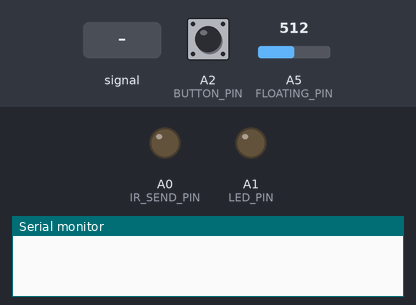
The sketch below on a simulated Teensy 4. Shown: output pins drawn as LEDs (lit = HIGH), the last lines printed to the serial monitor. Dashed ring = blinking. Inputs (shaded band) come from the test bench; at power-on: A2 (BUTTON_PIN) HIGH, A5 (FLOATING_PIN) = 512. Random numbers use the default seed unless the sketch sets one.

Above: at 0.8 s.
0.9 s: A5 (FLOATING_PIN) fed a 200 Hz sine of ±81 counts around its level
At 1.7 s:
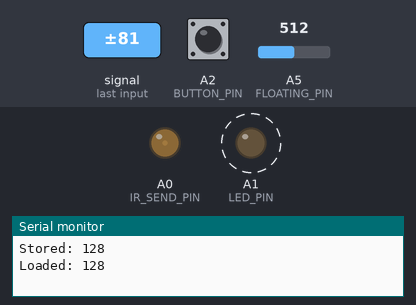
3.9 s: A2 (BUTTON_PIN) pulled LOW for 0.15 s
6.9 s: A2 (BUTTON_PIN) pulled LOW for 3.2 s
At 10.3 s:
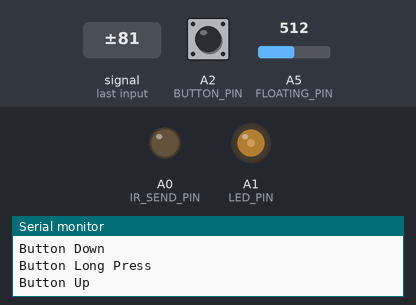
Timing chart, 0 to 11.8 s (numbered marks = the images above; inputs shaded):
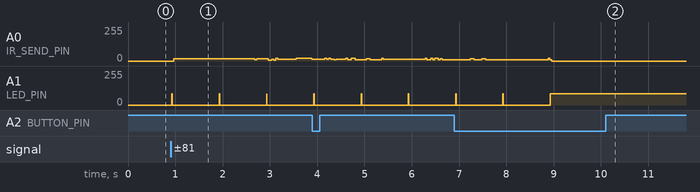

The sketch:

OpenLapTransponder.ino
```cpp
#include <Arduino.h>
#include <EEPROM.h>
#include "digitalWriteFast.h"

#include "OpenLapTinySender.hpp"

#if defined(__AVR_ATtiny85__)
#define NO_SERIAL

/*Physical pin layout for PDIP/SOIC packages
 *          +-------+
 *   PB5 - 1|       |8 - VCC
 *   PB3 - 2|       |7 - PB2
 *   PB4 - 3|       |6 - PB1
 *   GND - 4|       |5 - PB0
 *          +-------+
 */

#define PDIP_PIN1 PIN_PB5  // Generally do not use.  Usually set as reset pin.
#define PDIP_PIN2 PIN_PB3
#define PDIP_PIN3 PIN_PB4
#define PDIP_PIN5 PIN_PB0
#define PDIP_PIN6 PIN_PB1
#define PDIP_PIN7 PIN_PB2

#define FLOATING_PIN                PDIP_PIN5
#define IR_SEND_PIN                 PDIP_PIN2
#define LED_PIN                     PDIP_PIN3
#define BUTTON_PIN                  PDIP_PIN7

#else

#define FLOATING_PIN                PIN_A5
#define IR_SEND_PIN                 PIN_A0
#define LED_PIN                     PIN_A1
#define BUTTON_PIN                  PIN_A2

#endif

// LED timings
#define LED_ON_PERIOD               10
#define LED_OFF_PERIOD              990

#define LED_LEVEL                   85

// IR Send Repeat Delays
#define MIN_REPEAT_DELAY            8
#define MAX_REPEAT_DELAY            24

#define BTN_DOWN                    LOW
#define BTN_UP                      HIGH

#define BTN_DEBOUNCE_PERIOD         25
#define LONG_PRESS_TIME             2000
#define BTN_INACTIVITY_TIMEOUT      10000

// Transponder operation modes
#define NORMAL_MODE                 0
#define PROGRAM_HUNDREDS_MODE       1
#define PROGRAM_TENS_MODE           2
#define PROGRAM_ONES_MODE           3

#define RESET_CLICKS                10
#define REPEAT_CLICK_TIME           500

//#define CLEAR_EEPROM

uint8_t operationMode = NORMAL_MODE;

/*
* Transponder IDs are 0 through 999 (inclusive)
*/
uint16_t transponderId = 0;
uint16_t precalculatedTransponderId = 0;
uint16_t tempTransponderId = 0;
uint32_t nextTransponderTransmitTime = 0;

uint32_t debounceEndTime = 0;

uint32_t buttonState = BTN_UP;
uint32_t lastButtonPressTime = 0; // The last time the button transitioned to BTN_DOWN
uint32_t lastButtonUpTime = 0;
uint32_t lastClickTime = 0;
uint8_t  repeatClickCount = 0;
bool waitingForLongPressToRelease = false; // true after a long press has been detected and the button is still being held down

uint8_t ledState = LOW;
uint32_t nextLEDTime = 0;

uint16_t generateRandomTransponderId(){
  uint16_t val = 0;
  for(int i = 0; i < 16; i++){
    uint8_t bit1 = analogRead(FLOATING_PIN);
    delayMicroseconds(256);
    uint8_t bit2 = analogRead(FLOATING_PIN);

    bit1 &= 0x1;
    bit2 &= 0x1;

    if(bit1 != bit2){
      val |= ((uint16_t)bit1) << i;
    }
    else{
      i--;
    }
    delayMicroseconds(256);
  }

  return val % 1000;
}

void loadTransponderId()
{
  transponderId = (EEPROM[0] << 8) | EEPROM[1];

  if(crc4(transponderId) != 0)
  {
    transponderId = generateRandomTransponderId();
    storeTransponderId();
  }
  else
  {
    precalculatedTransponderId = transponderId;
    transponderId >>= 4;
  }

  if(transponderId >= 1000)
  {
    transponderId = generateRandomTransponderId();
    storeTransponderId();
  }

#if !defined(NO_SERIAL)
  Serial.print("Loaded: ");
  Serial.println(transponderId, DEC);
#endif
}

void storeTransponderId()
{
  precalculatedTransponderId = (transponderId << 4) | (crc4(transponderId));

  EEPROM[0] = (uint8_t) (precalculatedTransponderId >> 8);
  EEPROM[1] = (uint8_t) (precalculatedTransponderId & 0xff);

#if !defined(NO_SERIAL)
  Serial.print("Stored: ");
  Serial.println(transponderId, DEC);
#endif
}

void setup() {
#if !defined(NO_SERIAL)
  Serial.begin(9600);
#endif

#if defined(CLEAR_EEPROM)
  EEPROM[0] = 0xff;
  EEPROM[1] = 0xff;
#endif

  loadTransponderId();
  pinMode(BUTTON_PIN, INPUT_PULLUP);
  pinMode(LED_PIN, OUTPUT);
}

void ledOn()
{
  //digitalWriteFast(LED_PIN, HIGH);
  analogWrite(LED_PIN, LED_LEVEL);
  ledState = HIGH;
}

void ledOff()
{
  //digitalWriteFast(LED_PIN, LOW);
  analogWrite(LED_PIN, 0);
  ledState = LOW;
}

void processLED(uint32_t now)
{
  switch(operationMode)
  {
    case NORMAL_MODE:
    // In normal mode, just blink
      if(ledState == LOW)
      {
        if(now >= nextLEDTime)
        {
          ledOn();
          nextLEDTime = now + LED_ON_PERIOD;
        }
      }
      else
      {
        if(now >= nextLEDTime)
        {
          ledOff();
          nextLEDTime = now + LED_OFF_PERIOD;
        }
      }
      break;
    case PROGRAM_HUNDREDS_MODE:
    case PROGRAM_TENS_MODE:
    case PROGRAM_ONES_MODE:
    // While in program mode, keep the LED on
    // except while the button is pressed.
    // Also turn back on after a long press
    // has completed
      if(ledState == LOW)
      {
        if(buttonState == BTN_UP || waitingForLongPressToRelease)
        {
          ledOn();
        }
      }
      else
      {
        if(buttonState == BTN_DOWN && !waitingForLongPressToRelease)
        {
          ledOff();
        }
      }

      break;
  }
}

void sendTransponderID(uint32_t now)
{
  if(operationMode == NORMAL_MODE && now >= nextTransponderTransmitTime)
  {
    sendOpenLap(IR_SEND_PIN, precalculatedTransponderId, true);
    nextTransponderTransmitTime = now + random(MIN_REPEAT_DELAY, MAX_REPEAT_DELAY);
  }
}

void setRandomTransponderId(){
  transponderId = generateRandomTransponderId();
  storeTransponderId();

  for(int i = 0; i < 20; i++)
  {
    ledOn();
    delay(20);
    ledOff();
    delay(40);
  }
}

void handleButtonClick(uint32_t now)
{
  switch(operationMode)
  {
    case NORMAL_MODE:
      if(now - lastClickTime <= REPEAT_CLICK_TIME){
        repeatClickCount++;
        if(repeatClickCount >= RESET_CLICKS)
        {
          setRandomTransponderId();
          repeatClickCount = 0;
        }
      }
      else{
        repeatClickCount = 1;
      }

      lastClickTime = now;
      break;
    case PROGRAM_HUNDREDS_MODE:
      if(tempTransponderId % 1000 == 900)
      {
        tempTransponderId -= 900;
      }
      else
      {
        tempTransponderId += 100;
      }
      break;
    case PROGRAM_TENS_MODE:
      if(tempTransponderId % 100 == 90)
      {
        tempTransponderId -= 90;
      }
      else
      {
        tempTransponderId += 10;
      }
      break;
    case PROGRAM_ONES_MODE:
      if(tempTransponderId % 10 == 9)
      {
        tempTransponderId -= 9;
      }
      else
      {
        tempTransponderId += 1;
      }
      break;
  }
}

void handleButtonLongPress()
{
  switch(operationMode)
  {
    case NORMAL_MODE:
      operationMode = PROGRAM_HUNDREDS_MODE;
      tempTransponderId = 0;
      break;
    case PROGRAM_HUNDREDS_MODE:
      operationMode = PROGRAM_TENS_MODE;
      break;
    case PROGRAM_TENS_MODE:
      operationMode = PROGRAM_ONES_MODE;
      break;
    case PROGRAM_ONES_MODE:
      transponderId = tempTransponderId;
      storeTransponderId();
      operationMode = NORMAL_MODE;
      break;
  }
}

void handleButtonInactivity()
{
    if(operationMode != NORMAL_MODE)
    {
      // just go back to normal mode
      operationMode = NORMAL_MODE;
    }
}

void processButtonState(uint32_t now)
{
  if(debounceEndTime != 0 && now < debounceEndTime)
  {
    return;
  }

  uint8_t newButtonState = digitalReadFast(BUTTON_PIN);

  if(newButtonState != buttonState && debounceEndTime == 0)
  {
      debounceEndTime = now + BTN_DEBOUNCE_PERIOD;
      return;
  }
  else
  {
    debounceEndTime = 0;
  }

  if(newButtonState != buttonState)
  {
    if(newButtonState == BTN_DOWN)
    {
      // button was pressed
      lastButtonPressTime = now;
#if !defined(NO_SERIAL)
      Serial.println("Button Down");
#endif
    }
    else
    {
#if !defined(NO_SERIAL)
      Serial.println("Button Up");
#endif

      // button was released
      waitingForLongPressToRelease = false;
      lastButtonUpTime = now;

      // only process a 'click' if this wasn't a release of a long press
      if(now - lastButtonPressTime < LONG_PRESS_TIME)
      {
#if !defined(NO_SERIAL)
        Serial.println("Button Click");
#endif
        handleButtonClick(now);
      }
    }

    buttonState = newButtonState;
  }
  else if(newButtonState == BTN_DOWN)
  {
    // button is still being held
    if(!waitingForLongPressToRelease && now - lastButtonPressTime >= LONG_PRESS_TIME)
    {
#if !defined(NO_SERIAL)
      Serial.println("Button Long Press");
#endif
      handleButtonLongPress();
      waitingForLongPressToRelease = true;
    }
  }
  else
  {
    // button hasn't been pressed in a while
    if(now - lastButtonUpTime >= BTN_INACTIVITY_TIMEOUT)
    {
      handleButtonInactivity();
    }
  }
}

void loop()
{
  uint32_t now = millis();

  processButtonState(now);
  processLED(now);
  sendTransponderID(now);
}
```

OpenLapTinyIR.h
```cpp
#ifndef _OPENLAP_TINY_IR_H
#define _OPENLAP_TINY_IR_H

#include <Arduino.h>
/*
 * Designed for Vishay TSOP38338 (https://www.vishay.com/docs/81743/tsop381.pdf)
 *
 * Based on Philips RC-MM protocol (https://www.sbprojects.net/knowledge/ir/rcmm.php)
 *
 * 14 bits (10 data + 4 bit CRC)
 * Message is encoded 2 bits at a time resulting in variable length
 * Best and worst case times (theoretical):
 *       HEADER + GAP +  MARK + CRUMB  + STOP MARK
 *   Best = 364 + 260 + 7(182 + 260  ) + 182        =  3.900 ms
 *   Worst= 364 + 260 + 7(182 + 806  ) + 182        =  7.722 ms
 *
 */

#define RCLT_BITS                 14
#define RCLT_CRUMB_MARK           182                                 // 7 cycles at 38 khz. Going down to 6 does work, but is not as reliable.
#define RCLT_HEADER               (2*RCLT_CRUMB_MARK)
#define RCLT_GAP                  260                                 // 10 cycles
#define RCLT_00                   260
#define RCLT_01                   (RCLT_00 + RCLT_CRUMB_MARK)
#define RCLT_10                   (RCLT_00 + 2 * RCLT_CRUMB_MARK)
#define RCLT_11                   (RCLT_00 + 3 * RCLT_CRUMB_MARK)
#define RCLT_TIMEOUT              (RCLT_00 + 4 * RCLT_CRUMB_MARK)

extern void handleReceivedOpenLapIRData(uint16_t aCommand);

#if !defined(MICROS_IN_ONE_SECOND)
#define MICROS_IN_ONE_SECOND 1000000L
#endif

#if !defined(MICROS_IN_ONE_MILLI)
#define MICROS_IN_ONE_MILLI 1000L
#endif

/*
 * Macros for comparing timing values
 */
#define crumbLower(aDuration)   (aDuration-(RCLT_CRUMB_MARK/2))
#define crumbUpper(aDuration)   (aDuration+(RCLT_CRUMB_MARK/2))

#define lowerValue25Percent(aDuration)   (aDuration - (aDuration / 4))
#define upperValue25Percent(aDuration)   (aDuration + (aDuration / 4))
#define lowerValue50Percent(aDuration)   (aDuration / 2) // (aDuration - (aDuration / 2))
#define upperValue50Percent(aDuration)   (aDuration + (aDuration / 2))

/*
 * The states for the state machine
 */
#define IR_RECEIVER_STATE_WAITING_FOR_START_MARK        0
#define IR_RECEIVER_STATE_WAITING_FOR_START_SPACE       1
#define IR_RECEIVER_STATE_WAITING_FOR_FIRST_DATA_MARK   2
#define IR_RECEIVER_STATE_WAITING_FOR_DATA_SPACE        3
#define IR_RECEIVER_STATE_WAITING_FOR_DATA_MARK         4
#define IR_RECEIVER_STATE_WAITING_FOR_STOP_MARK         5
/**
 * Control and data variables of the state machine for TinyReceiver
 */
struct TinyIRReceiverStruct {
    /*
     * State machine
     */
    uint32_t LastChangeMicros;      ///< Microseconds of last Pin Change Interrupt.
    uint8_t IRReceiverState;        ///< The state of the state machine.
    uint8_t IRRawDataBitCounter;    ///< How many bits are currently contained in raw data.
    /*
     * Data
     */
    uint8_t Flags; // Bit coded flags. Can contain one of the bits: IRDATA_FLAGS_IS_REPEAT and IRDATA_FLAGS_PARITY_FAILED
    uint16_t IRRawDataMask01 = 0x1;
    uint16_t IRRawDataMask10 = 0x2;
    uint16_t IRRawDataMask11 = 0x3;
    uint16_t IRRawData;            ///< The current raw data.
};

/*
 * Definitions for member TinyIRReceiverCallbackDataStruct.Flags
 * From IRremoteInt.h
 */
#define IRDATA_FLAGS_EMPTY              0x00
#define IRDATA_FLAGS_IS_REPEAT          0x01
#define IRDATA_FLAGS_IS_AUTO_REPEAT     0x02 // not used here, overwritten with _IRDATA_FLAGS_IS_SHORT_REPEAT
#define IRDATA_FLAGS_PARITY_FAILED      0x04 ///< the current (autorepeat) frame violated parity check

/**
 * Can be used by the callback to transfer received data to main loop for further processing.
 * E.g. with volatile struct TinyIRReceiverCallbackDataStruct sCallbackData;
 */
struct TinyIRReceiverCallbackDataStruct {
  uint16_t Command;
  uint8_t Flags; // Bit coded flags. Can contain one of the bits: IRDATA_FLAGS_IS_REPEAT and IRDATA_FLAGS_PARITY_FAILED
  bool justWritten; ///< Is set true if new data is available. Used by the main loop, to avoid multiple evaluations of the same IR frame.
};

bool initPCIInterruptForTinyReceiver();
bool enablePCIInterruptForTinyReceiver();
void disablePCIInterruptForTinyReceiver();
bool isTinyReceiverIdle();
void printTinyReceiverResultMinimal(Print *aSerial, uint16_t aCommand, uint8_t aFlags);

void sendOpenLap(uint8_t aSendPin, uint16_t aCommand, bool precalculated);

#endif // _OPENLAP_TINY_IR_H
```

OpenLapTinySender.hpp
```cpp
#ifndef _OPENRC_TINY_IR_SENDER_HPP
#define _OPENRC_TINY_IR_SENDER_HPP

#include <Arduino.h>

//#define ENABLE_NEC2_REPEATS // Instead of sending / receiving the NEC special repeat code, send / receive the original frame for repeat.

#if defined(DEBUG) && !defined(LOCAL_DEBUG)
#define LOCAL_DEBUG
#else
//#define LOCAL_DEBUG // This enables debug output only for this file
#endif

#include "OpenLapTinyIR.h" // Defines protocol timings
#include "digitalWriteFast.h"

static const uint8_t crc4_tab[] = {
	0x0, 0x7, 0xe, 0x9, 0xb, 0xc, 0x5, 0x2,
	0x1, 0x6, 0xf, 0x8, 0xa, 0xd, 0x4, 0x3,
};

/**
 * crc4 - calculate the 4-bit crc of a value.
 * @c:    starting crc4
 * @x:    value to checksum
 * @bits: number of bits in @x to checksum
 *
 * Returns the crc4 value of @x, using polynomial 0b10111.
 *
 * The @x value is treated as left-aligned, and bits above @bits are ignored
 * in the crc calculations.
 */
static uint8_t crc4(uint8_t c, uint64_t x, int bits)
{
	int i;
	/* mask off anything above the top bit */
	x &= (1ull << bits) - 1;
	/* Align to 4-bits */
	bits = (bits + 3) & ~0x3;
	/* Calculate crc4 over four-bit nibbles, starting at the MSbit */
	for (i = bits - 4; i >= 0; i -= 4)
		c = crc4_tab[c ^ ((x >> i) & 0xf)];
	return c;
}

static uint8_t crc4(uint16_t x)
{
    return crc4(0, x, 16);
}

/*
 * Generate 38 kHz IR signal by bit banging
 */
void sendMark(uint8_t aSendPin, unsigned int aMarkMicros) {
    unsigned long tStartMicros = micros();
    unsigned long tNextPeriodEnding = tStartMicros;
    unsigned long tMicros;
    do {
        /*
         * Generate pulse
         */
        noInterrupts(); // do not let interrupts extend the short on period
        digitalWriteFast(aSendPin, HIGH);
        delayMicroseconds(8); // 8 us for a 30 % duty cycle for 38 kHz
        digitalWriteFast(aSendPin, LOW);
        interrupts(); // Enable interrupts - to keep micros correct- for the longer off period 3.4 us until receive ISR is active (for 7 us + pop's)

        /*
         * PWM pause timing and end check
         * Minimal pause duration is 4.3 us
         */
        tNextPeriodEnding += 26; // for 38 kHz
        do {
            tMicros = micros(); // we have only 4 us resolution for AVR @16MHz
            /*
             * Exit the forever loop if aMarkMicros has reached
             */
            unsigned int tDeltaMicros = tMicros - tStartMicros;
#if defined(__AVR__)
            // Just getting variables and check for end condition takes minimal 3.8 us
            if (tDeltaMicros >= aMarkMicros - (112 / (F_CPU / MICROS_IN_ONE_SECOND))) { // To compensate for call duration - 112 is an empirical value
#else
                if (tDeltaMicros >= aMarkMicros) {
#endif
                return;
            }
        } while (tMicros < tNextPeriodEnding);
    } while (true);
}

void sendOpenLap(uint8_t aSendPin, uint16_t aCommand, bool precalculated = false){

  if(!precalculated)
  {
    aCommand = (aCommand << 4) | (crc4(aCommand));
  }

  pinModeFast(aSendPin, OUTPUT);

  // send header
  sendMark(aSendPin, RCLT_HEADER);
  delayMicroseconds(RCLT_GAP);
  uint16_t tData;

  tData = aCommand;

  // Send data
  for (uint_fast8_t i = 0; i < RCLT_BITS; i+=2) {
      sendMark(aSendPin, RCLT_CRUMB_MARK); // constant mark length

      switch(tData & 0x3){
        case 0x0:
          delayMicroseconds(RCLT_00);
          break;
        case 0x1:
          delayMicroseconds(RCLT_01);
          break;
        case 0x2:
          delayMicroseconds(RCLT_10);
          break;
        default:
          delayMicroseconds(RCLT_11);
          break;
      }

      tData >>= 2; // shift command for next bit
  }
  // send stop bit
  sendMark(aSendPin, RCLT_CRUMB_MARK);
}

#if defined(LOCAL_DEBUG)
#undef LOCAL_DEBUG
#endif
#endif // _OPENLAP_TINY_IR_SENDER_HPP
```

Source omitted: digitalWriteFast.h (20456 bytes)
